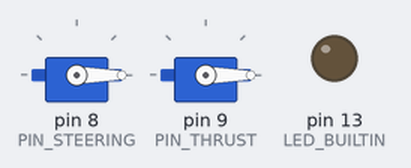
The sketch below on a simulated Arduino Uno, built with avr-gcc and run on an emulated ATmega328P. Parts: 2 × servo, output pins drawn as LEDs (lit = HIGH). What the sketch prints to the serial monitor is not drawn.

Above: at 1.05 s.
At 3.0 s:
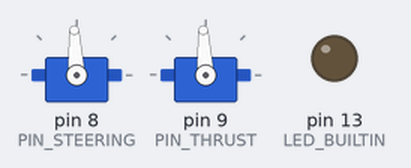
Timing chart, 0 to 5.7 s (numbered marks = the images above):
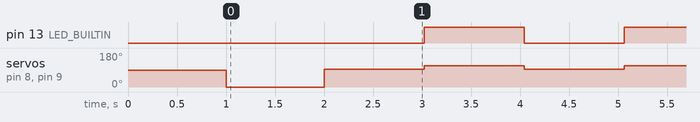

The sketch:

servos.ino
```cpp
/*
  Xiao Pinout Diagram
Devon White
                    ____|       |____
                   |    |       |    |
          libre|D0 |o   | -- -- |   o|  5V
      xshutHAUT|D1 |o   |_[]_[]_|   o| GND
    xshutDEVANT|D2 |o  ___________  o| 3V3
      xshutCOTE|D3 |o |\()/ seeed | o| D10|libre
            SDA|D4 |o |   Model:  | o|  D9|servo direction
            SCL|D5 |o |XIAO-SAMD21| o|  D8|servo poussée
             TX|D6 |o |___________| o|  D7|RX
                   |_________________|
*/
#include <Servo.h>
#define PIN_STEERING 8
#define PIN_THRUST   9
Servo steering;
Servo thrust;

long t,t0;
int state = 0;
int led = 0;
int dt = 20;
int thr,steer;
void setup() {
  // initialize digital pin LED_BUILTIN as an output.
  pinMode(LED_BUILTIN, OUTPUT);
  steering.attach(PIN_STEERING);
  thrust.attach(PIN_THRUST);
  Serial.begin(115200);
  delay(1000);
  t0=millis();
}

// the loop function runs over and over again forever
void loop() {
  t = millis();
  if(state == 0){
    if(t>t0+1000){
      led = 0;
      thr = 1500;
      steer = 1500;
      t0=t;
      state=1;
    }
  }else if(state==1){
    if(t>t0+1000){
      led = 1;
      thr = 1500+200;
      steer = 1500+200;
      t0=t;
      state=0;
    }
  }

  digitalWrite(LED_BUILTIN, led);   // turn the LED on (HIGH is the voltage level)
  steering.writeMicroseconds(steer);
  thrust.writeMicroseconds(thr);
  Serial.println(state);
  while(millis()<t+dt){
    delay(1);
  }
}
```

Measured:
- by itself, pin 13 (LED_BUILTIN): alternates HIGH for 1.0 s and LOW for 1.0 s
- by itself, servo on pin 8 (PIN_STEERING), servo on pin 9 (PIN_THRUST): repeats every 2.0 s: 93° 1.0 s, 112° 1.0 s
